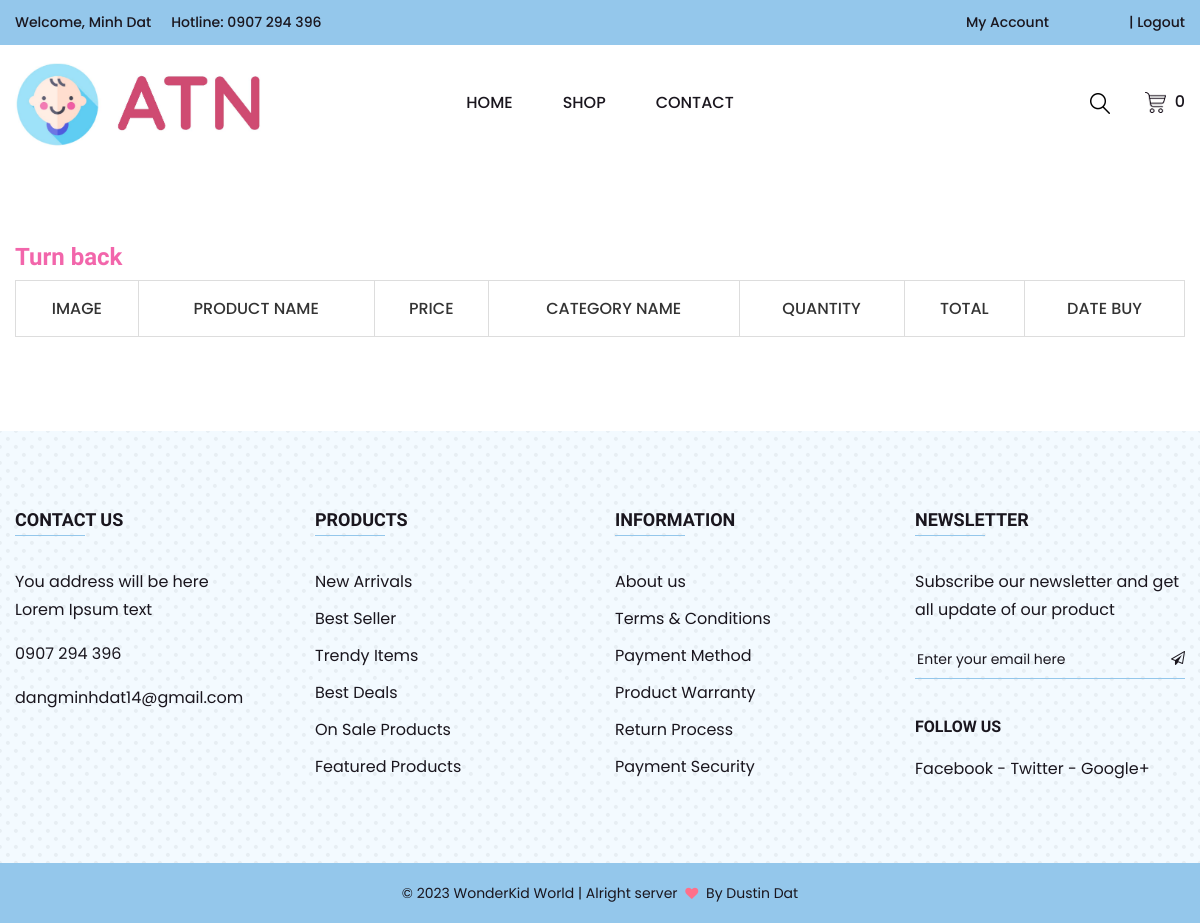
The page /order_detail.php?or_id=159 (signed in) on the database as committed earlier.
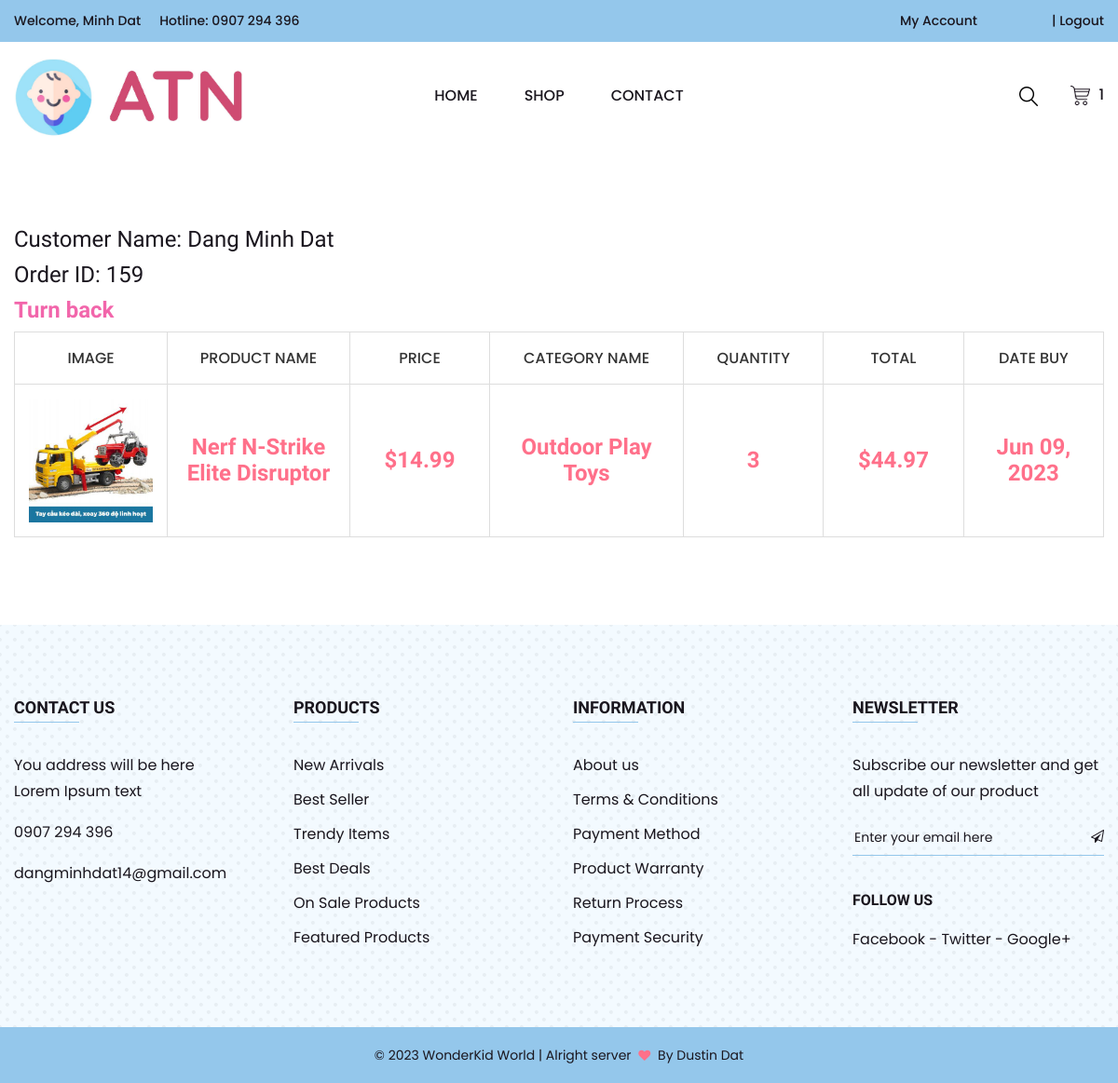
The same page on the database as committed later.
### tables this page shows
CREATE TABLE `order_detail` (
  `or_de_id` int(11) NOT NULL,
  `or_de_pro_id` varchar(11) NOT NULL,
  `or_de_qty` int(11) NOT NULL,
  `or_de_or_id` int(11) NOT NULL
);

CREATE TABLE `users` (
  `u_id` int(11) NOT NULL,
  `u_email` varchar(40) DEFAULT NULL,
  `u_firstName` varchar(40) DEFAULT NULL,
  `u_lastName` varchar(255) DEFAULT NULL,
  `u_address` varchar(200) DEFAULT NULL,
  `u_password` varchar(100) DEFAULT NULL,
  `u_role` tinyint(1) NOT NULL,
  `u_phone` varchar(11) DEFAULT NULL,
  `u_birthday` date DEFAULT NULL,
  `google_id` varchar(255) DEFAULT NULL
);

CREATE TABLE `products` (
  `pro_id` varchar(11) NOT NULL,
  `pro_name` varchar(255) NOT NULL,
  `pro_price` float(10,2) NOT NULL,
  `pro_des` mediumtext NOT NULL,
  `pro_qty` int(11) NOT NULL,
  `pro_image` varchar(3000) NOT NULL,
  `pro_date` date NOT NULL,
  `pro_cate_id` varchar(11) NOT NULL,
  `pro_st_id` int(11) NOT NULL,
  `sup_id` int(11) NOT NULL
);

CREATE TABLE `category` (
  `cate_id` varchar(11) NOT NULL,
  `cate_name` varchar(255) NOT NULL
);

CREATE TABLE `order` (
  `or_id` int(11) NOT NULL,
  `user_id` int(11) NOT NULL,
  `or_u_address` varchar(255) NOT NULL,
  `or_total` decimal(10,2) NOT NULL,
  `or_date` datetime NOT NULL,
  `st_id` int(11) NOT NULL
);

### order_detail.php (the view, shortened to what this page needs)
<?php
    include_once 'header.php';
?>
<?php
$c = new Connect();
$dblink = $c->connectToPDO();
if (isset($_SESSION['user_id'])) {
    if (isset($_GET['or_id'])) {
        $orderId = $_GET['or_id'];
        $sql = "SELECT *
        FROM order_detail as od JOIN products as pr
        JOIN category as ca JOIN `order` as ord JOIN users as u
        ON od.or_de_pro_id = pr.pro_id
        AND pr.pro_cate_id = ca.cate_id
        AND ord.or_id = od.or_de_or_id
        AND ord.user_id = u.u_id
        WHERE `or_de_or_id` = ?";
        $stmt = $dblink->prepare($sql);
        $stmt->execute(array($orderId));
        $rows = $stmt->fetchAll(PDO::FETCH_BOTH);
?>
<div class="page-section section section-padding">
    <div class="container">
<?php if (!empty($rows)): ?>
    <h3>Customer Name: <?=$rows[0]['u_lastName']?> <?=$rows[0]['u_firstName']?></h3>
    <h3>Order ID: <?=$orderId?></h3>
<?php endif; ?>
        <a href="order.php">
            <h3 style="color: #F266AB; font-weight: bold">Turn back</h3>
        </a>
        <br>
        <form action="cart.php" method="POST">
            <div class="row mbn-40">
                <div class="col-12 mb-40">
                    <div class="table-responsive" id="tables">
                        <div class="cart-table table-hover" id="myTable">
                            <table>
                                <thead>
                                    <tr>
                                        <th class="pro-quantity">Image</th>
                                        <th class="pro-price">Product Name</th>
                                        <th class="pro-quantity">Price</th>
                                        <th class="pro-subtotal">Category Name</th>
                                        <th class="pro-subtotal">Quantity</th>
                                        <th class="pro-subtotal">Total</th>
                                        <th class="pro-subtotal">Date buy</th>
                                    </tr>
                                </thead>
                                <tbody>
                                    <?php foreach ($rows as $row):
                                            $databaseDate = $row['or_date'];
                                            $timestamp = strtotime($databaseDate);
                                            $formattedDate = date('M d, Y', $timestamp);
                                    ?>
                                    <tr>
                                        <td class="pro-thumbnail"><a><img src="./assets/images/product/<?=$row['pro_image']?>" alt="" /></a></td>
                                        <td class="pro-price"><span class="amount"><?=$row['pro_name']?></span></td>
                                        <td class="pro-subtotal">$<?=$row['pro_price']?></td>
                                        <td class="pro-subtotal"><?=$row['cate_name']?></td>
                                        <td class="pro-subtotal"><?=$row['or_de_qty']?></td>
                                        <td class="pro-subtotal">$<?=$row['or_de_qty'] * $row['pro_price']?></td>
                                        <td class="pro-subtotal"><?=$formattedDate?></td>
                                    </tr>
                                    <?php endforeach; ?>
                                </tbody>
                            </table>
                        </div>
                    </div>
                </div>
            </div>
        </form>
    </div>
</div>
<?php
}
}
?>
<?php
    include_once 'footer.php';
?>

### header.php (shortened to what this page needs)
<html class="no-js" lang="en">
<head>
    <link rel="stylesheet" href="./assets/css/bootstrap.min.css">
    <link rel="stylesheet" href="./assets/css/icon-font.min.css">
    <link rel="stylesheet" href="./assets/css/plugins.css">
    <link rel="stylesheet" href="./assets/css/helper.css">
    <link rel="stylesheet" href="./assets/css/style.css">
    <link rel="stylesheet" href="https://cdn.jsdelivr.net/npm/sweetalert2@11.0.10/dist/sweetalert2.min.css">
</head>
<div class="main-wrapper">
    <div class="header-section section">
        <div class="header-top header-top-one bg-theme-two">
            <div class="container-fluid">
                <div class="row align-items-center justify-content-center">
                    <div class="col mt-10 mb-10 d-none d-md-flex">
                        <div class="header-top-left">
                        <?php
                            if(isset($_SESSION['user_name'])):
                        ?>
                            <p>Welcome, <?=$_SESSION['user_name']?></p>
                        <?php
                            endif;
                        ?>
                            <p>Hotline: <a href="tel:0123456789">0907 294 396</a></p>
                        </div>
                    </div>
                    <div class="col mt-10 mb-10">
                        <div class="header-top-right">
                            <p><a href="my_account.php">My Account</a></p>
                            <p>
                                <?php if(isset($_SESSION['user_name'])):?>
                                    | <a href="logout.php">Logout</a>
                                <?php else: ?>
                                    <a href="login_register.php">Register</a><a href="login_register.php">Login</a>
                                <?php endif ?>
                            </p>
                        </div>
                    </div>
                </div>
            </div>
        </div>
        <div class="header-bottom header-bottom-one header-sticky">
            <div class="container-fluid">
                <div class="row menu-center align-items-center justify-content-between">
                    <div class="col mt-15 mb-15">
                        <div class="header-logo">
                            <a href="index.php">
                                <img src="./assets/images/logo1.png" alt="WonderKid World">
                            </a>
                        </div>
                    </div>
                    <div class="col order-2 order-lg-3">
                        <div class="header-shop-links">
                            <div class="header-search">
                                        <button class="search-toggle"><img src="./assets/images/icons/search.png" alt="Search Toggle"><img class="toggle-close" src="./assets/images/icons/close.png" alt="Search Toggle"></button>
                            </div>
                            <?php
                            $c = new Connect();
                            $dblink = $c->connectToPDO();
                            if (isset($_SESSION['user_id'])) {
                                $user_id = $_SESSION['user_id'];
                                $sqlSelect = "SELECT * FROM cart c, products p WHERE c.pro_id = p.pro_id AND user_id=?";
                                $stmt1 = $dblink->prepare($sqlSelect);
                                $stmt1->execute([$user_id]);
                            ?>
                            <div class="header-mini-cart">
                                <a href="cart.php"><img src="./assets/images/icons/cart.png" alt="Cart"> <span><?=$stmt1->rowCount()?></span></a>
                            </div>
                            <?php
                            }
                            ?>
                        </div>
                    </div>
                    <div class="col order-3 order-lg-2">
                        <div class="main-menu">
                            <nav>
                                <ul>
                                    <li class="" style="color:pink;"><a href="index.php">HOME</a></li>
                                    <li><a href="shop.php">SHOP</a></li>
                                    <li><a href="contact.php">CONTACT</a></li>
                                </ul>
                            </nav>
                        </div>
                    </div>
                </div>
            </div>
        </div>
    </div>

### footer.php (shortened to what this page needs)
<div class="footer-top-section section bg-theme-two-light section-padding">
        <div class="container">
            <div class="row mbn-40">
                <div class="footer-widget col-lg-3 col-md-6 col-12 mb-40">
                    <h4 class="title">CONTACT US</h4>
                    <p>You address will be here<br/> Lorem Ipsum text</p>
                    <p><a href="tel:0907294396">0907 294 396</a></p>
                    <p><a href="mailto:dangminhdat14@gmail.com">dangminhdat14@gmail.com</a></p>
                </div>
                <div class="footer-widget col-lg-3 col-md-6 col-12 mb-40">
                    <h4 class="title">PRODUCTS</h4>
                    <ul>
                        <li><a href="#">New Arrivals</a></li>
                        <li><a href="#">Best Seller</a></li>
                        <li><a href="#">Trendy Items</a></li>
                        <li><a href="#">Best Deals</a></li>
                        <li><a href="#">On Sale Products</a></li>
                        <li><a href="#">Featured Products</a></li>
                    </ul>
                </div>
                <div class="footer-widget col-lg-3 col-md-6 col-12 mb-40">
                    <h4 class="title">INFORMATION</h4>
                    <ul>
                        <li><a href="#">About us</a></li>
                        <li><a href="#">Terms & Conditions</a></li>
                        <li><a href="#">Payment Method</a></li>
                        <li><a href="#">Product Warranty</a></li>
                        <li><a href="#">Return Process</a></li>
                        <li><a href="#">Payment Security</a></li>
                    </ul>
                </div>
                <div class="footer-widget col-lg-3 col-md-6 col-12 mb-40">
                    <h4 class="title">NEWSLETTER</h4>
                    <p>Subscribe our newsletter and get all update of our product</p>
                    <form id="mc-form" class="mc-form footer-subscribe-form">
                        <input id="mc-email" autocomplete="off" placeholder="Enter your email here" name="EMAIL" type="email">
                        <button id="mc-submit"><i class="fa fa-paper-plane-o"></i></button>
                    </form>
                    <h5>FOLLOW US</h5>
                    <p class="footer-social"><a href="#">Facebook</a> - <a href="#">Twitter</a> - <a href="#">Google+</a></p>
                </div>
            </div>
        </div>
    </div>
    <div class="footer-bottom-section section bg-theme-two pt-15 pb-15">
        <div class="container">
            <div class="row">
                <div class="col text-center">
                    <p class="footer-copyright">© 2023 WonderKid World | Alright server <i class="fa fa-heart heart-icon"></i> By <a target="_blank" href="">Dustin Dat</a></p>
                </div>
            </div>
        </div>
    </div>

### assets/css/helper.css (style rules this page uses)
.mt-10 { margin-top: 10px !important; }
.mt-15 { margin-top: 15px !important; }
.mb-10 { margin-bottom: 10px !important; }
.mb-15 { margin-bottom: 15px !important; }
.mb-40 { margin-bottom: 40px !important; }
.mbn-40 { margin-bottom: -40px !important; }
.pt-15 { padding-top: 15px !important; }
.pb-15 { padding-bottom: 15px !important; }

Rows that differ between the two databases and show on the page:
added order_detail: users.u_lastName "Dang", users.u_firstName "Minh Dat", products.pro_image (picture), products.pro_name "Nerf N-Strike Elite Disruptor", products.pro_price "14.99", category.cate_name "Outdoor Play Toys", or_de_qty "3", $row['or_de_qty']*$row['pro_price'] "44.97", order.or_date "Jun 09, 2023"
Other text that changed with them:
$stmt1->rowCount(): "0" → "1"
$orderId: (not shown) → "159"
text now shown: "Customer Name: Order ID:"
